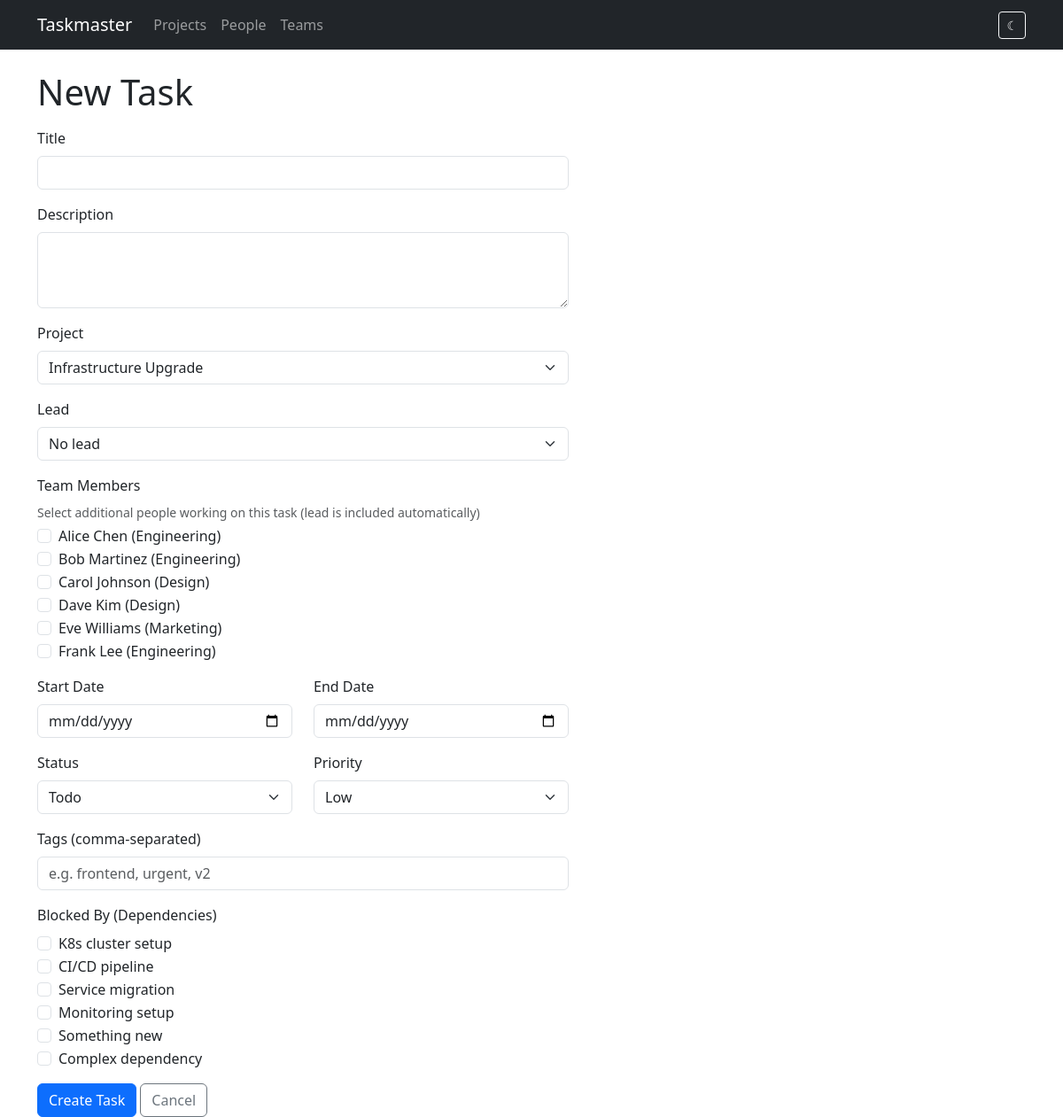
/tasks/new?project_id=4, run on an earlier commit of the app's database.
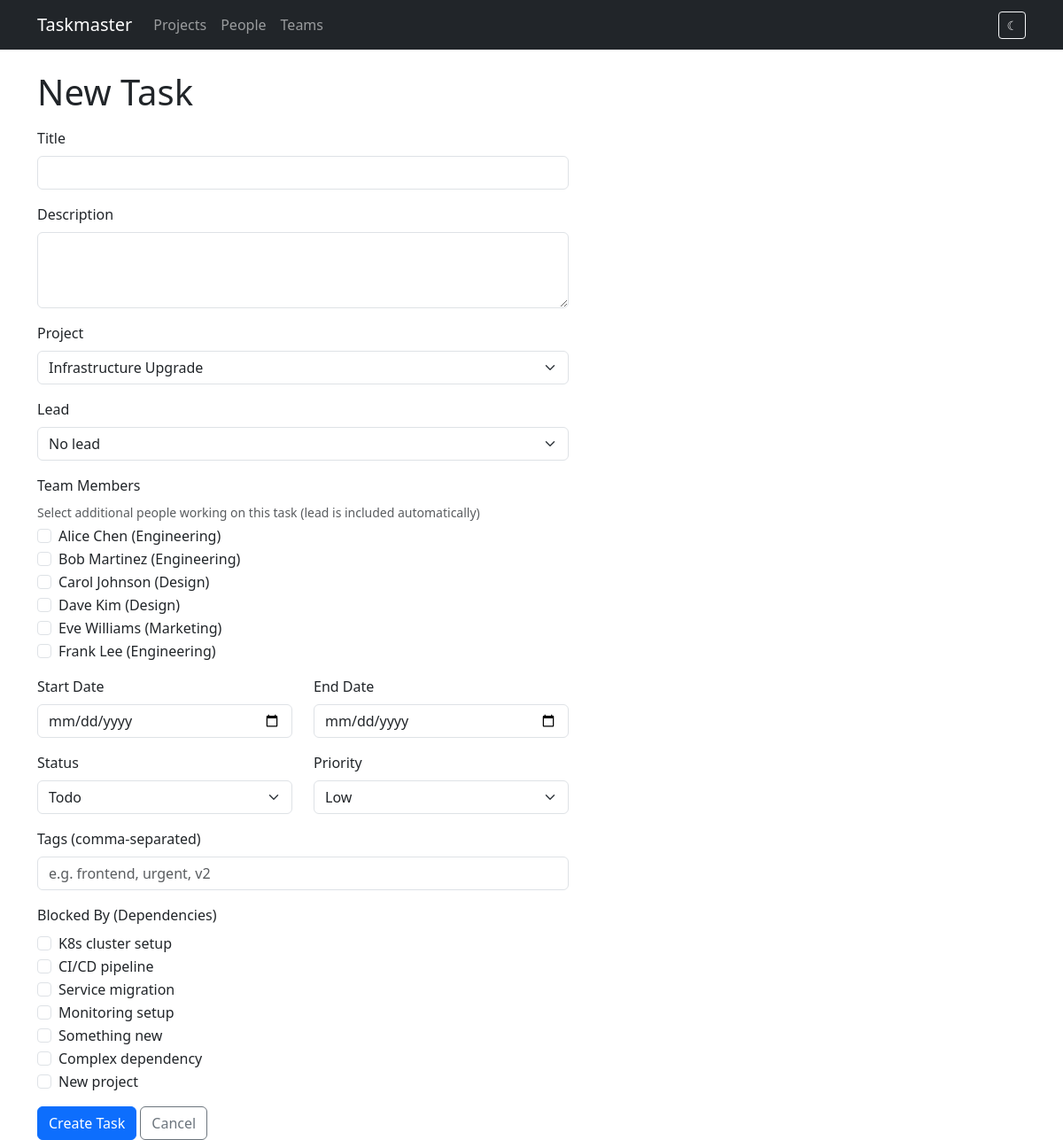
And on a later commit of the database.
### models.py (models this page shows, shortened)
class Person(db.Model):
    id = db.Column(db.Integer, primary_key=True)
    name = db.Column(db.String(120), nullable=False)
    email = db.Column(db.String(120))
    team_id = db.Column(db.Integer, db.ForeignKey('team.id'))
    assignments = db.relationship('TaskAssignment', backref='person', lazy=True)

class Team(db.Model):
    id = db.Column(db.Integer, primary_key=True)
    name = db.Column(db.String(120), nullable=False)
    members = db.relationship('Person', backref='team', lazy=True)

class Task(db.Model):
    id = db.Column(db.Integer, primary_key=True)
    title = db.Column(db.String(200), nullable=False)
    description = db.Column(db.Text)
    project_id = db.Column(db.Integer, db.ForeignKey('project.id'), nullable=False)
    start_date = db.Column(db.Date, nullable=False)
    end_date = db.Column(db.Date, nullable=False)
    status = db.Column(db.String(20), default='todo')  # todo, in_progress, done
    priority = db.Column(db.String(20), default='medium')  # low, medium, high, critical
    assignments = db.relationship('TaskAssignment', backref='task', lazy=True,
                                   cascade='all, delete-orphan')
    tags = db.relationship('Tag', secondary=task_tags, backref=db.backref('tasks', lazy=True))
    status_updates = db.relationship('StatusUpdate', backref='task', lazy=True,
                                     order_by='StatusUpdate.created_at.desc()',
                                     cascade='all, delete-orphan')
    dependencies = db.relationship(
        'Task',
        secondary='task_dependency',
        primaryjoin='Task.id == TaskDependency.task_id',
        secondaryjoin='Task.id == TaskDependency.depends_on_id',
        backref=db.backref('dependents', lazy=True),
        lazy=True,
    )

### routes/tasks.py (the view, shortened to what this page needs)
@bp.route('/tasks/new', methods=['GET', 'POST'])
def new_task():
    project_id = request.args.get('project_id', type=int)
    projects = Project.query.order_by(Project.name).all()
    people = Person.query.order_by(Person.name).all()
    available_deps = []
    if project_id:
        available_deps = Task.query.filter_by(project_id=project_id).all()
    return render_template('tasks/form.html', task=None, projects=projects,
                           people=people, project_id=project_id,
                           available_deps=available_deps)

### templates/tasks/form.html (shortened to what the changed rows need)
{% extends "base.html" %}
{% block content %}
<h1>{{ 'Edit' if task else 'New' }} Task</h1>
<form method="post" class="mt-3" style="max-width: 600px;">
    <div class="mb-3">
        {% for person in people %}
        <div class="form-check">
            <input class="form-check-input member-check" type="checkbox" name="member_ids"
                   value="{{ person.id }}" id="member-{{ person.id }}"
                   {{ 'checked' if task and person in task.assignees else '' }}>
            <label class="form-check-label" for="member-{{ person.id }}">
                {{ person.name }}{% if person.team %} ({{ person.team.name }}){% endif %}
            </label>
        </div>
        {% endfor %}
    </div>
    {% if available_deps %}
    <div class="mb-3">
        {% for dep_task in available_deps %}
        <div class="form-check">
            <input class="form-check-input" type="checkbox" name="dependencies"
                   value="{{ dep_task.id }}" id="dep-{{ dep_task.id }}"
                   {{ 'checked' if task and dep_task in task.dependencies else '' }}>
            <label class="form-check-label" for="dep-{{ dep_task.id }}">
                {{ dep_task.title }}
            </label>
        </div>
        {% endfor %}
    </div>
    {% endif %}
</form>
{% endblock %}

What changed in the data, as far as the page shows it:
added Task: title "New project"
